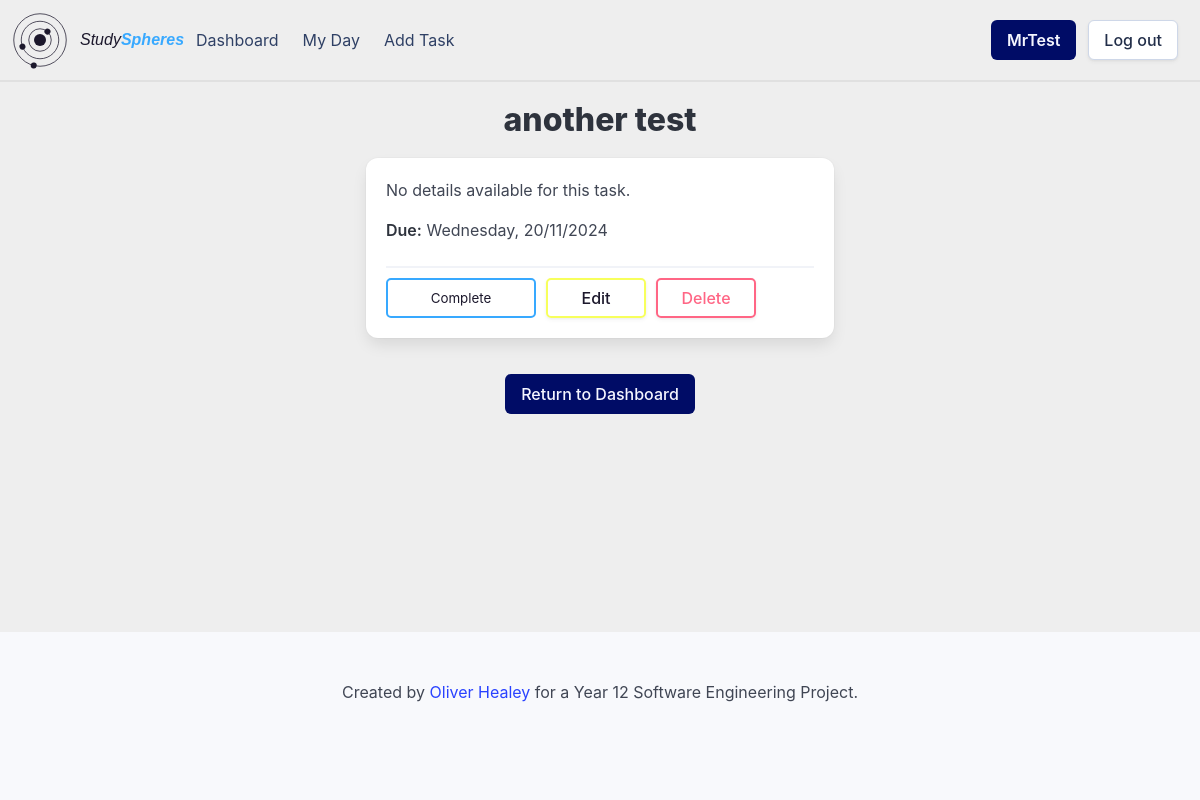
Page /task/1ba6ce34-2c8b-48cc-ab8c-a0ae7e7d85b8 (signed in) on the earlier database version.
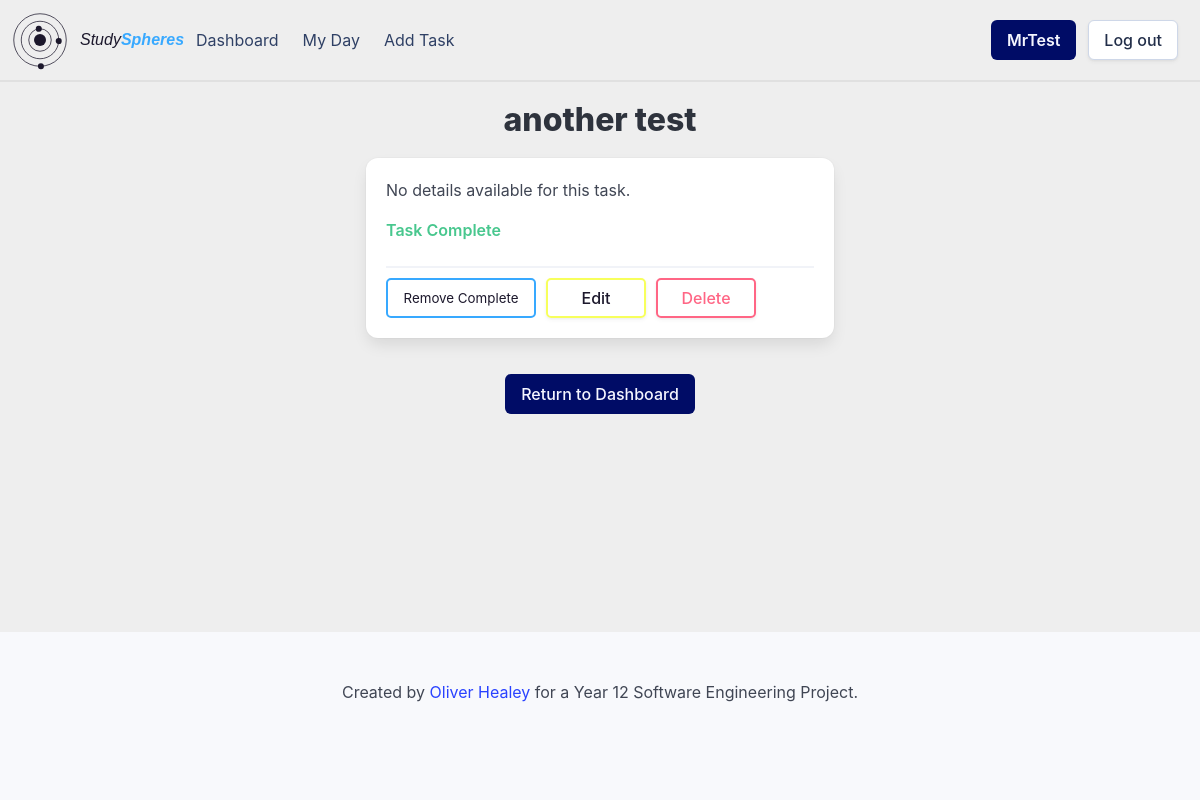
Same page on the later database version.
### setup_db.py (models this page shows)
class Task(Base):
    __tablename__ = 'tasks'
    task_id = Column(String, primary_key=True)
    name = Column(String, nullable=False)
    details = Column(String)
    important = Column(Boolean, nullable=False)
    due_date = Column(DateTime, nullable=False)
    completed = Column(Boolean, nullable=False)
    user_id = Column(String, ForeignKey('userdetails.id'), nullable=False)
    group_id = Column(String, ForeignKey('groups.group_id'), nullable=False)
    user = relationship('User', back_populates='tasks')
    groups = relationship('Group', back_populates='tasks')

### app.py (the view)
@app.route('/task/<task_id>')
def viewTask(task_id):
    if flaskSession.get('userId') is None:
        return redirect(url_for('login'))
    task = sessionDb.query(Task).filter(Task.task_id == task_id).first()
    group = sessionDb.query(Group).filter(Group.group_id == task.group_id).first()
    return render_template('task.html', task=task, group=group)

### templates/task.html (shortened to what this page needs)
{% extends 'base_loggedin.html' %}
{% block heading %}{{ task.name }}{% endblock %}
{% block content %}
    <div class="container">
        <div class="columns is-centered">
            <div class="column is-half">
                <div class="box task-detailed">
                    {% if task.details %}
                        <p>{{ task.details }}</p>
                    {% else %}
                    <p>No details available for this task.</p>
                    {% endif %}
                    {% if not task.completed %}
                        <strong>Due:</strong> {{ task.due_date.strftime('%A, %d/%m/%Y') }}<br>
                        <hr class="button-spacer">
                        <form action="/complete" method="POST">
                            <input type="submit" value="Complete" class="task-complete-button">
                            <a href="/edittask/{{ task.task_id }}" class="button task-edit-button">Edit</a>
                            <a href="/deletetask/{{ task.task_id }}" class="button task-delete-button" onclick="if (!confirm('Are you sure you want to delete this task?')) {event.preventDefault();}">Delete</a>
                        </form>
                    {% else %}
                        <strong class="has-text-success">Task Complete</strong>
                        <hr class="button-spacer">
                        <form action="/decomplete" method="POST">
                            <input type="submit" value="Remove Complete" class="task-complete-button">
                            <a href="/edittask/{{ task.task_id }}" class="button task-edit-button">Edit</a>
                            <a href="/deletetask/{{ task.task_id }}" class="button task-delete-button" onclick="if (!confirm('Are you sure you want to delete this task?')) {event.preventDefault();}">Delete</a>
                        </form>
                    {% endif %}
                </div>
            </div>
        </div>
        <div class="column is-full has-text-centered">
            <a href="/dashboard" class="button is-link">Return to Dashboard</a>
        </div>
    </div>
{% endblock %}

### templates/base_loggedin.html (shortened to what this page needs)
<!DOCTYPE html>
<html>
    <head>
        <link rel="stylesheet" href= "{{ url_for('static',filename='styles/styles.css') }}">
    </head>
    <body>
        <div id="page-container">
            <header>
                <nav class="navbar" role="navigation" aria-label="main navigation">
                    <div class="navbar-brand">
                    </div>
                    <span class="site-name">Study<b>Spheres</b></span>
                    <div class="navbar-menu">
                        <div class="navbar-start">
                            <a class="navbar-item" href="/dashboard">
                                Dashboard
                            </a>
                            <a class="navbar-item" href="/myday">
                                My Day
                            </a>
                            <a class="navbar-item" href="/addtask">
                                Add Task
                            </a>
                        </div>
                    <div class="navbar-end">
                        <div class="navbar-item">
                            <div class="buttons">
                                <a class="button is-link" href="">
                                <strong>{{ session['username'] }}</strong>
                                </a>
                                <a class="button" href="/">
                                    Log out
                                </a>
                            </div>
                        </div>
                    </div>
                    </div>
                </nav>
            </header>
            <section class="hero">
                <div class="hero-body">
                    <h1 class="title has-text-centered">
                        {% block heading %}{% endblock %}
                    </h1>
            </section>
            <div class='content'>
                {% block content %}{% endblock %}
            </div>
            <div style="padding-bottom: 200px;"></div>
            <footer class="footer">
                <div class="content has-text-centered">
                    <p>
                        Created by <a href="https://github.com/healey-o/12-SE-webapp-assessment">Oliver Healey</a> for a Year 12 Software Engineering Project.
                    </p>
                </div>
            </footer>
        </div>
    </body>
</html>

### static/styles/styles.css (style rules this page uses)
:root { --bulma-primary-h: 206deg; --bulma-primary-l: 61%; --bulma-link-l: 20%; --bulma-info-h: 63deg; --bulma-info-l: 68%; --bulma-scheme-s: 36%; --bulma-body-background-color: light-dark(#eeeeee, #0f141f); color-scheme: light dark; --accent-color: light-dark(#1c182c, #e0e0e0); --accent-color-invert: light-dark(#e0e0e0, #160f34); }
header { padding:10px; border-bottom: var(--accent-color-invert) solid 2px; }
body { margin: none; padding: none; }
#page-container { position: relative; min-height: 100vh; margin: none; padding: none; }
.navbar { background-color: var(--bulma-body-background-color); }
.site-name { color: var(--accent-color); font-style: italic; font-weight: normal; font-family: Verdana, Geneva, Tahoma, sans-serif; align-self: center; }
.site-name > b { color: var(--bulma-primary); }
#logo-svg { padding-right: 10px; }
.hero-body { padding: 20px; }
.hero { margin-left: 20px; margin-right: 20px; border-radius: 20px; }
.task-complete-button { position: absolute; top: 20px; right: 20px; width: 150px; height: 40px; background-color: transparent; border: var(--bulma-primary) solid 2px; color: var(--accent-color); border-radius: 5px; padding: 5px; cursor: pointer; }
.footer { position: absolute; bottom: 0px; width: 100%; }
.task-detailed { position: relative; }
.task-detailed .task-complete-button { bottom: 20px; left: 20px; top: auto; right: auto; z-index: 1; }
.task-detailed .task-edit-button { position: absolute; bottom: 20px; left: 180px; width: 100px; height: 40px; background-color: transparent; border: var(--bulma-info) solid 2px; color: var(--accent-color); border-radius: 5px; padding: 5px; cursor: pointer; }
.task-detailed .task-delete-button { position: absolute; bottom: 20px; left: 290px; width: 100px; height: 40px; background-color: transparent; border: var(--bulma-danger) solid 2px; color: var(--bulma-danger); border-radius: 5px; padding: 5px; cursor: pointer; }
.button-spacer { margin-bottom: 50px; }
.task-detailed::before { content: ''; position: absolute; opacity: 0; height: 100%; width: 100%; bottom: 0px; left: 0px; align-content: center; padding: 10px; transition: 0.5s; color: #0f141f; background-color: var(--bulma-primary); }

Differences in the rows shown:
changed Task "another test": completed False → True (drawn); due_date "Wednesday, 20/11/2024" → (not shown)
Other differences:
form field value: (not shown) → "Remove Complete"
form field value: "Complete" → (not shown)
text no longer shown: "Due:"
text now shown: "Task Complete"
